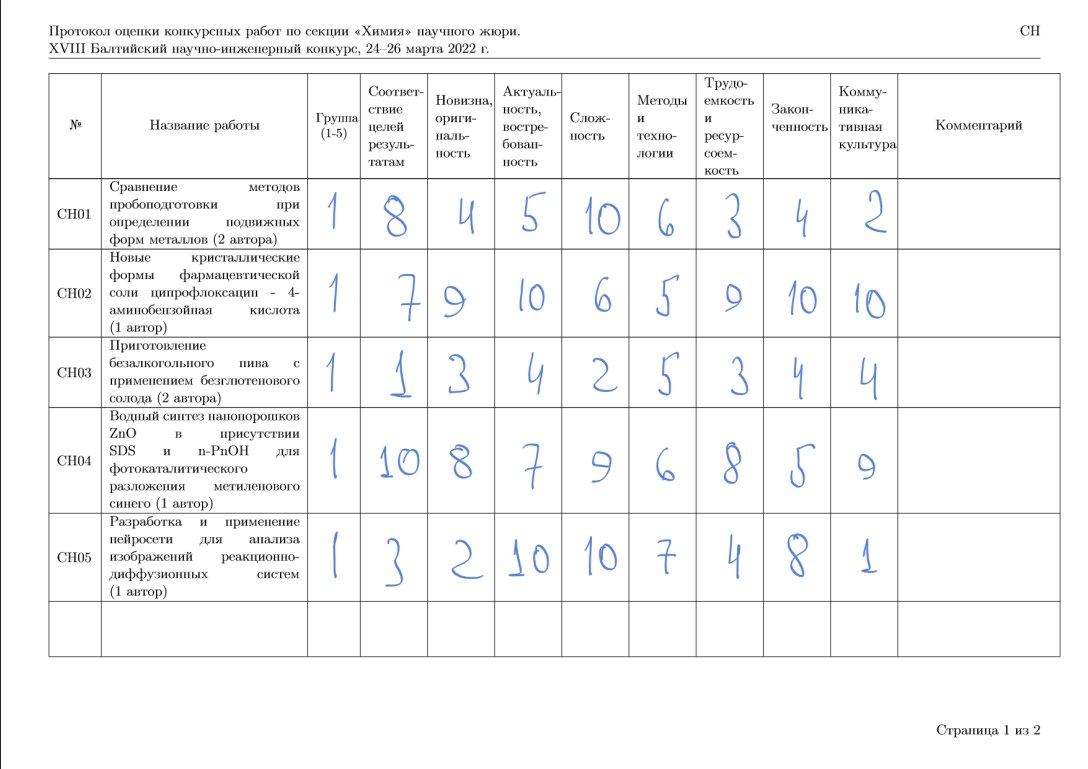
#> input picture templates/images/1_1_example.jpg, 1088 x 769 px
$ python -i line_detection.py   (imports and definitions only)
#> lines starting #> are read from the running program, lines starting #| are printed output that depends on the picture; after the words box and inside, x2 and y2 are one past the last pixel; in counts of white or black regions, pixels touching at a corner belong together
#> further down, picture is the input picture: shape (769, 1088, 3); mean B, G, R 246.6, 246.1, 245.8
import cv2
import numpy as np


# Input : Image
# Output : hor,ver
def line_detection(image):
    gray = cv2.cvtColor(image, cv2.COLOR_BGR2GRAY)
    bw = cv2.adaptiveThreshold(gray, 255, cv2.ADAPTIVE_THRESH_MEAN_C,
                               cv2.THRESH_BINARY, 15, 1)
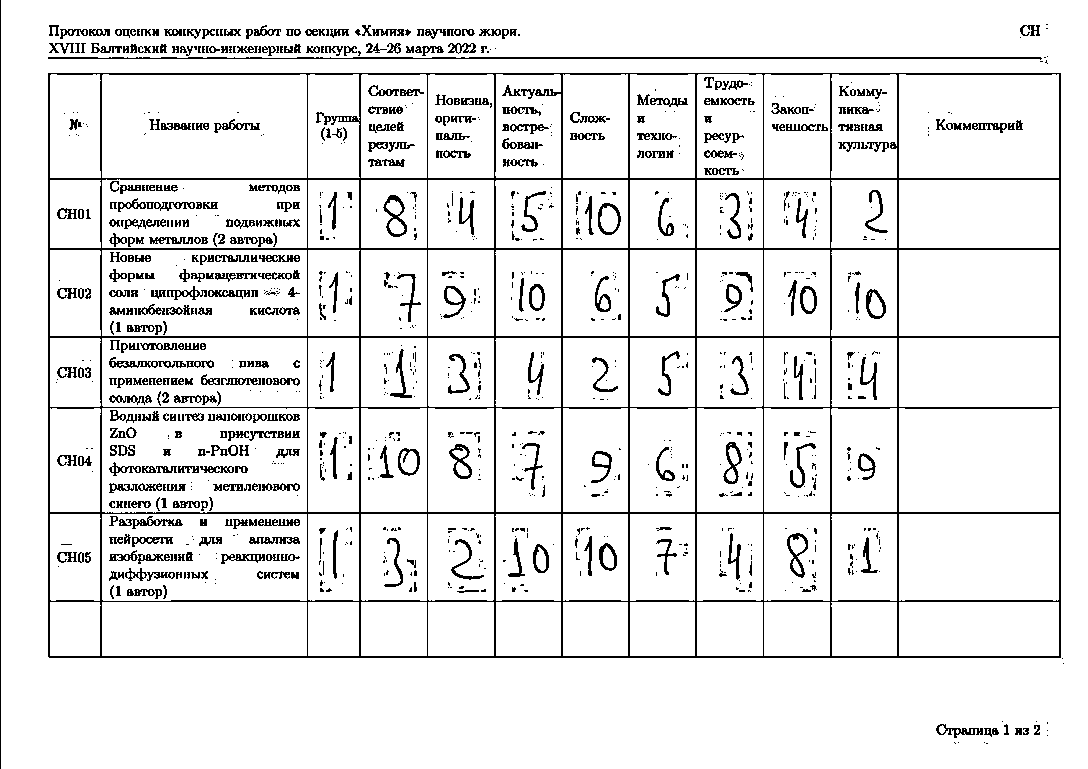
#> bw: shape (769, 1088); 91.4% white; black in thin lines or dots
    bw = cv2.bitwise_not(bw)
#> bw: shape (769, 1088); 8.6% white in thin lines or dots
    ## To visualize image after thresholding ##
    # cv2.imshow("bw",bw)
    # cv2.waitKey(0)
    ###########################################
    horizontal = bw.copy()
    vertical = bw.copy()
    img = image.copy()
    # [horizontal lines]
    # Create structure element for extracting horizontal lines through morphology operations
    horizontalStructure = cv2.getStructuringElement(cv2.MORPH_RECT, (15, 1))

    # Apply morphology operations
    horizontal = cv2.erode(horizontal, horizontalStructure)
#> horizontal: shape (769, 1088); 2% white in thin lines or dots, all inside (x1, y1, x2, y2) = (55, 57, 1054, 729)
    horizontal = cv2.dilate(horizontal, horizontalStructure)
#> horizontal: shape (769, 1088); 2.1% white in thin lines or dots, all inside (x1, y1, x2, y2) = (48, 57, 1061, 729)

    horizontal = cv2.dilate(horizontal, (1, 1), iterations=5)
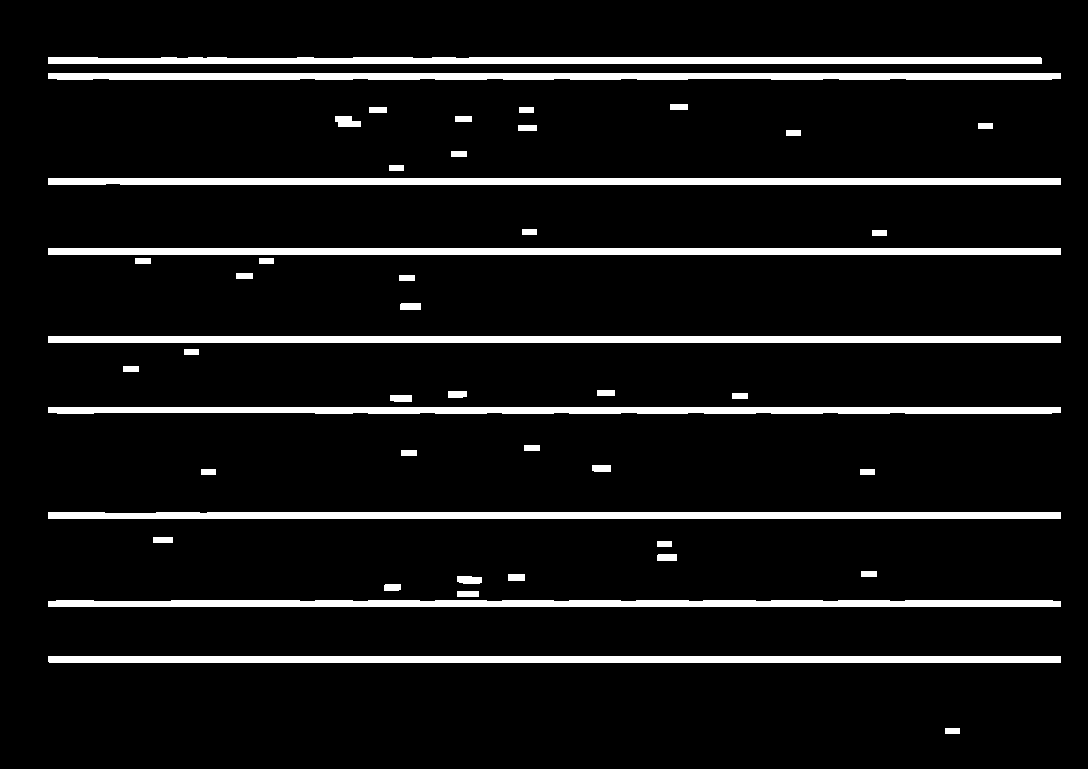
#> horizontal: shape (769, 1088); 8% white; 46 white regions, largest, box (x1, y1, x2, y2) and area: (48, 248, 1061, 255) 7091, (48, 336, 1061, 343) 7091, (48, 656, 1061, 663) 7090
    horizontal = cv2.erode(horizontal, (1, 1), iterations=5)
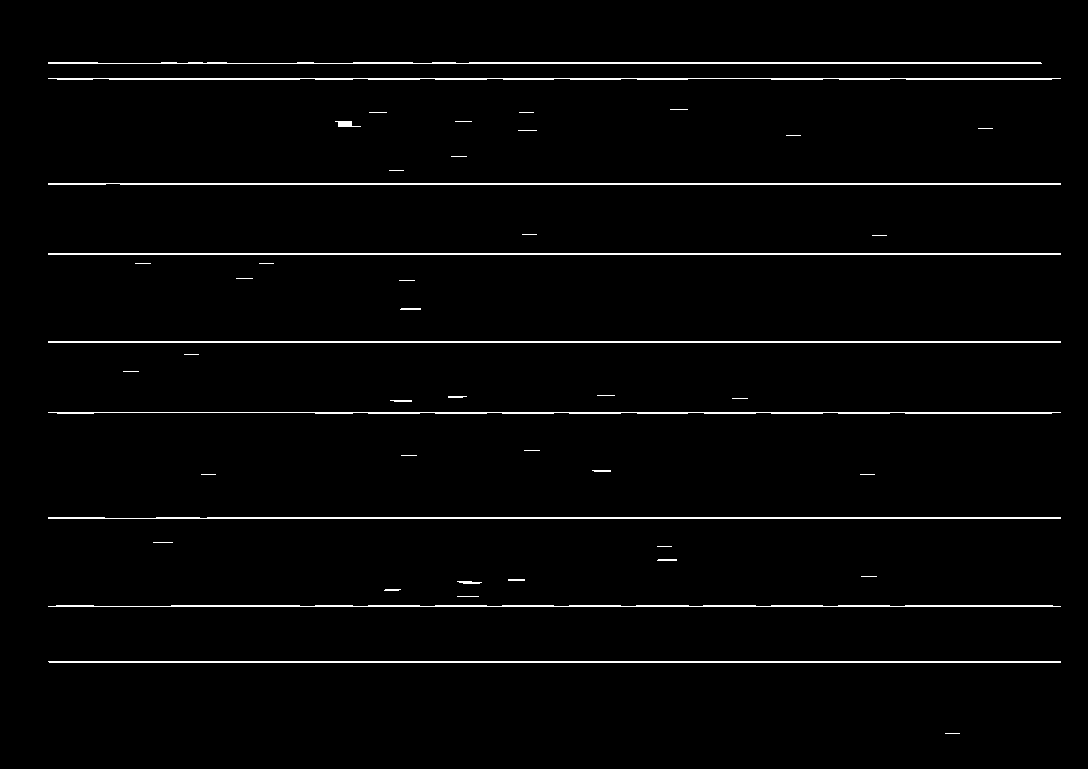
#> horizontal: shape (769, 1088); 2.1% white in thin lines or dots, all inside (x1, y1, x2, y2) = (48, 62, 1061, 734)

    ## Uncomment to visualize highlighted Horizontal lines
    # cv2.imshow("horizontal",horizontal)
    # cv2.waitKey(0)

    # HoughlinesP function to detect horizontal lines
    hor_lines = cv2.HoughLinesP(horizontal, rho=1, theta=np.pi / 180,
                                threshold=100, minLineLength=30, maxLineGap=3)
#> hor_lines = 30 rows, first 6: [48, 253, 1060, 253], [48, 342, 1060, 342], [207, 517, 1060, 517], [49, 662, 1060, 662], [48, 254, 1060, 254], [48, 412, 1060, 412]
    if hor_lines is None:
        return None, None
    temp_line = []
    for line in hor_lines:
        for x1, y1, x2, y2 in line:
            temp_line.append([x1, y1 - 5, x2, y2 - 5])
#> this loop made 30 passes
#> after the loop, temp_line = 30 items, first 6: [48, 248, 1060, 248], [48, 337, 1060, 337], [207, 512, 1060, 512], [49, 657, 1060, 657], [48, 249, 1060, 249], [48, 407, 1060, 407]

    # Sorting the list of detected lines by Y1
    hor_lines = sorted(temp_line, key=lambda x: x[1])
#> hor_lines = 30 items, first 6: [353, 57, 412, 57], [469, 57, 1040, 57], [48, 58, 1041, 58], [48, 73, 1060, 73], [109, 74, 299, 74], [57, 74, 92, 74]

    # [11 lines of commented-out code are left out]
    lasty1 = -111111
    lines_x1 = []
    lines_x2 = []
    hor = []
    i = 0
    # print(image.shape)
    for x1, y1, x2, y2 in hor_lines:
        if y1 >= lasty1 and y1 <= lasty1 + 10:
            lines_x1.append(x1)
            lines_x2.append(x2)
        else:
            if (i != 0 and len(lines_x1) is not 0):
                hor.append([min(lines_x1), lasty1, max(lines_x2), lasty1])
            lasty1 = y1
            lines_x1 = []
            lines_x2 = []
            lines_x1.append(x1)
            lines_x2.append(x2)
            i += 1
#> this loop made 30 passes
#> (x1, y1, x2, y2, lasty1) on passes 1, 4, 9, 11, 13, 15, 21, 23: (353, 57, 412, 57, 57), (48, 73, 1060, 73, 73), (48, 178, 1060, 178, 178), (48, 248, 1060, 248, 248), (48, 336, 1060, 336, 336), (48, 407, 1060, 407, 407), (207, 512, 1060, 512, 512), (905, 600, 1052, 600, 600)
#> after the loop, hor = [[48, 57, 1041, 57], [48, 73, 1060, 73], [48, 178, 1060, 178], [48, 248, 1060, 248], [48, 336, 1060, 336], [48, 407, 1060, 407], [48, 512, 1060, 512], [48, 600, 1060, 600]]; i = 9
        # if x2 - x1 > img.shape[1] - 200:
        #     hor.append([x1, y1, x2, y2])
    hor.append([min(lines_x1), lasty1, max(lines_x2), lasty1])
    #####################################################################

    # [vertical lines]
    # Create structure element for extracting vertical lines through morphology operations
    verticalStructure = cv2.getStructuringElement(cv2.MORPH_RECT, (1, 15))

    # Apply morphology operations
    vertical = cv2.erode(vertical, verticalStructure)
#> vertical: shape (769, 1088); 1.8% white in thin lines or dots
    vertical = cv2.dilate(vertical, verticalStructure)
#> vertical: shape (769, 1088); 2.1% white in thin lines or dots

    vertical = cv2.dilate(vertical, (1, 1), iterations=8)
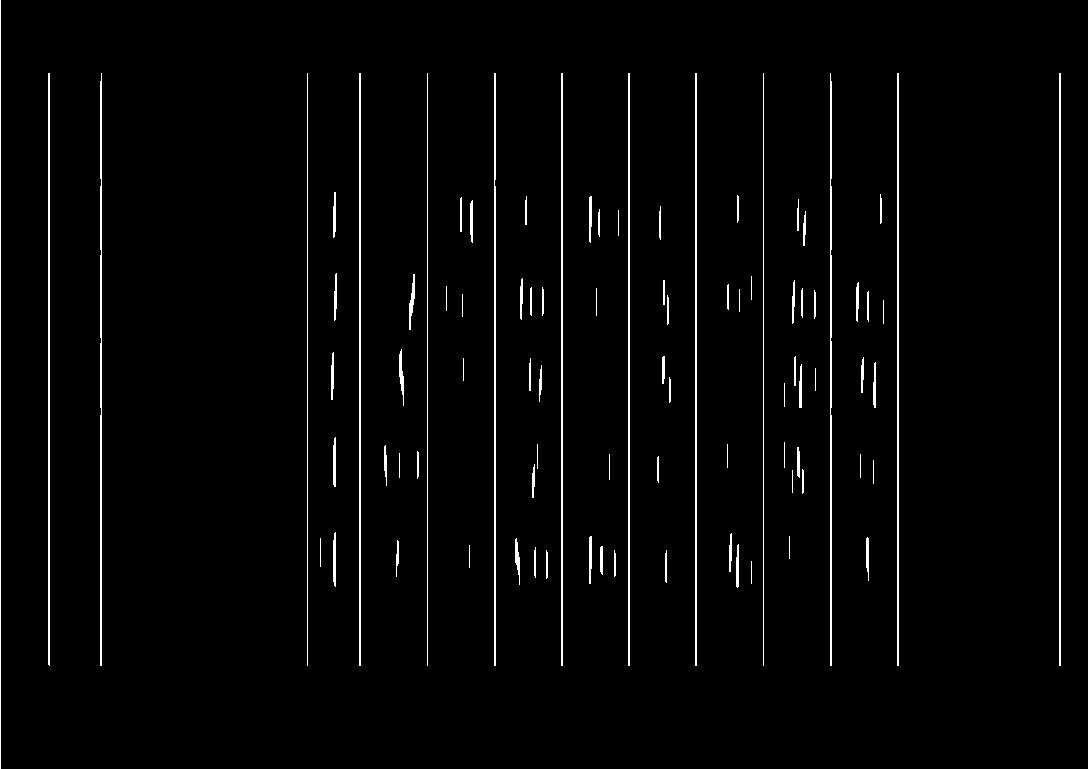
#> vertical: shape (769, 1088); 2.3% white in thin lines or dots
    vertical = cv2.erode(vertical, (1, 1), iterations=7)
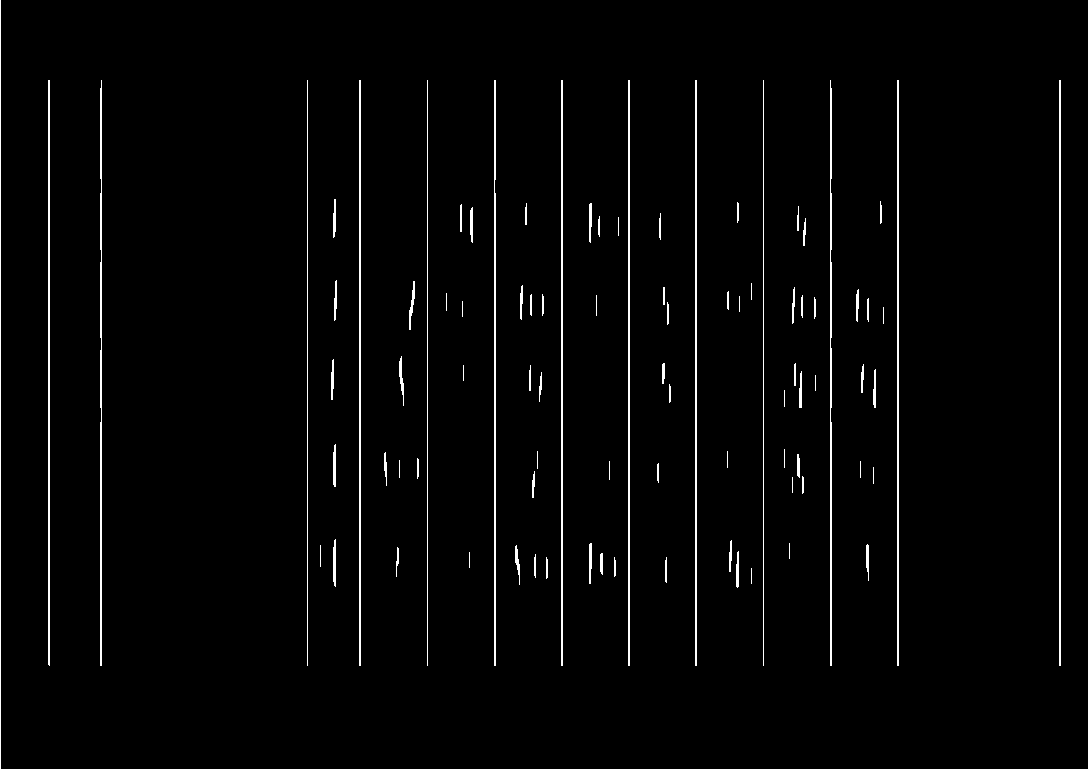
#> vertical: shape (769, 1088); 2.1% white in thin lines or dots

    ######## Preprocessing Vertical Lines ###############
    # cv2.imshow("vertical",vertical)
    # cv2.waitKey(0)
    #####################################################

    # HoughlinesP function to detect vertical lines
    # ver_lines = cv2.HoughLinesP(vertical,rho=1,theta=np.pi/180,threshold=20,minLineLength=20,maxLineGap=2)
    ver_lines = cv2.HoughLinesP(vertical, 1, np.pi / 180, 20, np.array([]), 20,
                                2)
#> ver_lines = 92 rows, first 6: [0, 768, 0, 0], [696, 665, 696, 80], [101, 665, 101, 80], [359, 665, 359, 80], [307, 665, 307, 80], [427, 665, 427, 80]
    if ver_lines is None:
        return None, None
    temp_line = []
    for line in ver_lines:
        for x1, y1, x2, y2 in line:
            temp_line.append([x1, y1, x2, y2])
#> this loop made 92 passes
#> after the loop, temp_line = 92 items, first 6: [0, 768, 0, 0], [696, 665, 696, 80], [101, 665, 101, 80], [359, 665, 359, 80], [307, 665, 307, 80], [427, 665, 427, 80]

    # Sorting the list of detected lines by X1
    ver_lines = sorted(temp_line, key=lambda x: x[0])
#> ver_lines = 92 items, first 6: [0, 768, 0, 0], [48, 664, 48, 80], [49, 665, 49, 80], [100, 337, 100, 262], [100, 665, 100, 422], [100, 138, 100, 88]
    # [41 lines of commented-out code are left out]
    lastx1 = -111111
    ver = []
    lasty1 = -11111
    lasty2 = -11111
    for x1, y1, x2, y2 in ver_lines:
        if abs(x1 - lastx1) < 15:
            if abs(y2 - y1) - 40 > abs(lasty2 - lasty1):
                ver.append([x1, y1, x2, y2])
                lastx1 = x1
                lasty1 = y1
                lasty2 = y2
        else:
            ver.append([x1, y1, x2, y2])
            lastx1 = x1
            lasty1 = y1
            lasty2 = y2
#> this loop made 92 passes
#> (x1, y1, x2, y2, lastx1, lasty1, lasty2) on passes 1, 2, 4, 5, 7, 8, 10, 24: (0, 768, 0, 0, 0, 768, 0), (48, 664, 48, 80, 48, 664, 80), (100, 337, 100, 262, 100, 337, 262), (100, 665, 100, 422, 100, 665, 422), (101, 665, 101, 80, 101, 665, 80), (307, 665, 307, 80, 307, 665, 80), (331, 399, 332, 367, 331, 399, 367), (359, 665, 359, 80, 359, 665, 80)
#> after the loop, ver = 30 items, first 6: [0, 768, 0, 0], [48, 664, 48, 80], [100, 337, 100, 262], [100, 665, 100, 422], [101, 665, 101, 80], [307, 665, 307, 80]
    max_ver = 0
    for x1, y1, x2, y2 in ver:
        max_ver = max(max_ver, abs(y2 - y1))
#> this loop made 30 passes
    ver = [line for line in ver if abs(line[3] - line[1]) > max_ver - 20]
#> ver = [[0, 768, 0, 0]]
    #################################################################
    hor = hor[1:]
#> hor = [[48, 73, 1060, 73], [48, 178, 1060, 178], [48, 248, 1060, 248], [48, 336, 1060, 336], [48, 407, 1060, 407], [48, 512, 1060, 512], [48, 600, 1060, 600], [48, 656, 1060, 656]]
    # [10 lines of commented-out code are left out]
    return hor, ver

>>> import cv2
>>> picture = cv2.imread('../templates/images/1_1_example.jpg')
>>> result = line_detection(picture)
#> result = ([[48, 73, 1060, 73], [48, 178, 1060, 178], [48, 248, 1060, 248], [48, 336, 1060, 336], [48, 407, 1060, 407], [48, 512, 1060, 512], [48, 600, 1060, 600], [48, 656, 1060, 656]], [[0, 768, 0, 0]])
